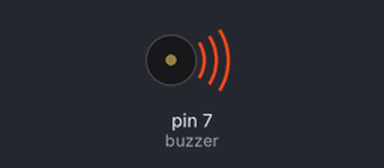
Bench run of a sketch on a simulated Arduino Uno, built with avr-gcc and run on an emulated ATmega328P. On the bench: buzzer (waves = sounding).

Above: at 2.2 s.
At 7.07 s:
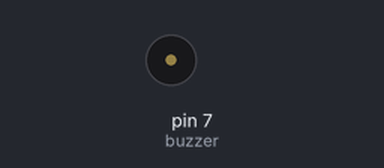
Timing chart, 0 to 7.4 s (numbered marks = the images above):
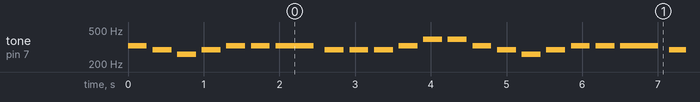

The sketch:

mary.ino
```cpp
#define c4 261  // Frequency for C4
#define d4 294  // Frequency for D4
#define e4 329  // Frequency for E4
#define g4 392  // Frequency for G4

int buzzer = 7;

int melody[] = {e4, d4, c4, d4, e4, e4, e4,
                d4, d4, d4, e4, g4, g4,
                e4, d4, c4, d4, e4, e4, e4,
                d4, d4, d4, e4, g4, g4,
                e4, d4, c4, d4, e4, e4, e4};

int dur[] = {4, 4, 4, 4, 4, 4, 2,
             4, 4, 4, 4, 4, 4,
             4, 4, 4, 4, 4, 4, 2,
             4, 4, 4, 4, 4, 4,
             4, 4, 4};

void setup() {
  pinMode(buzzer, OUTPUT);  // Set buzzer pin as output
}

void loop() {
  for (int i = 0; i < sizeof(melody) / sizeof(melody[0]); i++) {
    int durn = 1000 / dur[i];
    tone(buzzer, melody[i], durn);
    delay(durn * 1.30);
    noTone(buzzer);  // Stop sound after the duration
  }
  delay(1000);  // Pause before repeating
}
```

Measured:
- by itself, tone on pin 7 (buzzer): plays 329 Hz for 0.25 s, 294 Hz for 0.25 s, 261 Hz for 0.25 s, 294 Hz for 0.25 s, 329 Hz for 0.25 s, 329 Hz for 0.25 s … (342 notes in this stretch)
